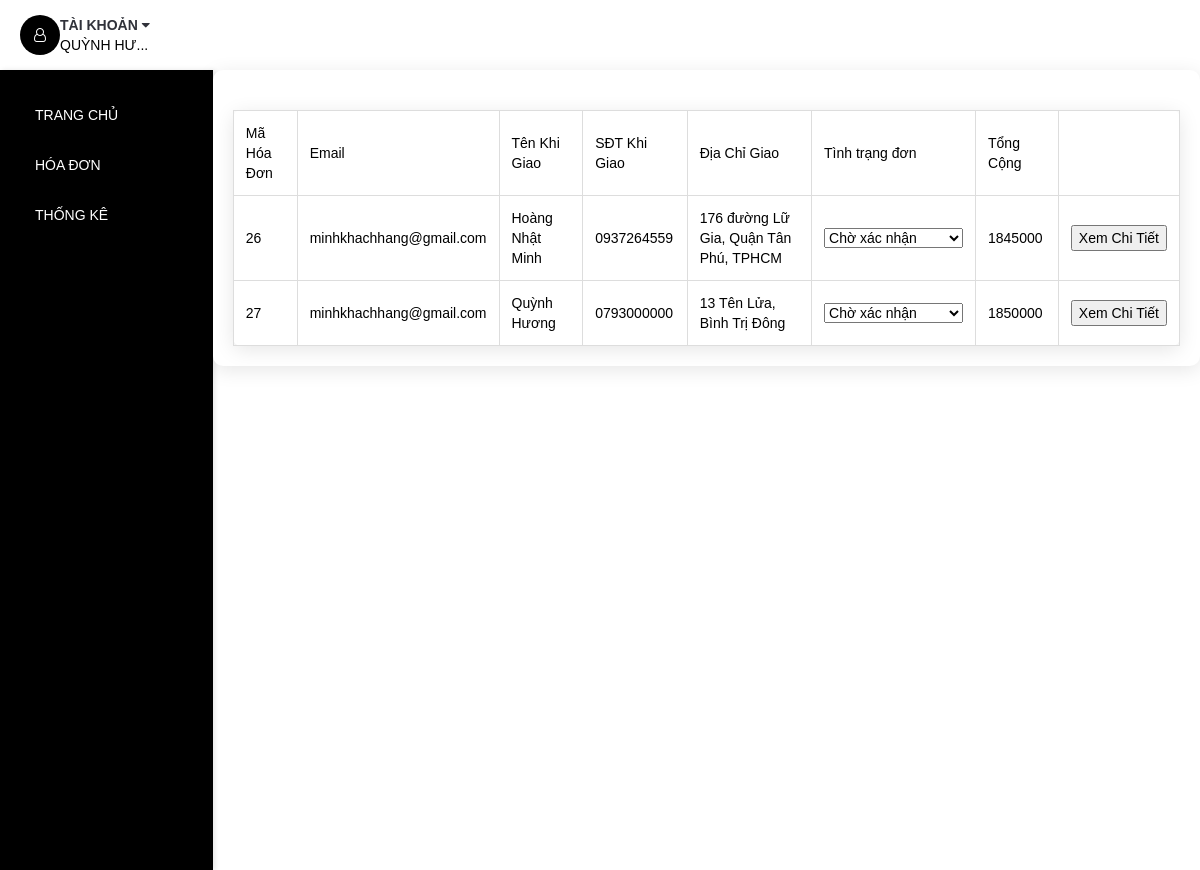
The app's page /admin/admin-invoice.php (signed in), older data.
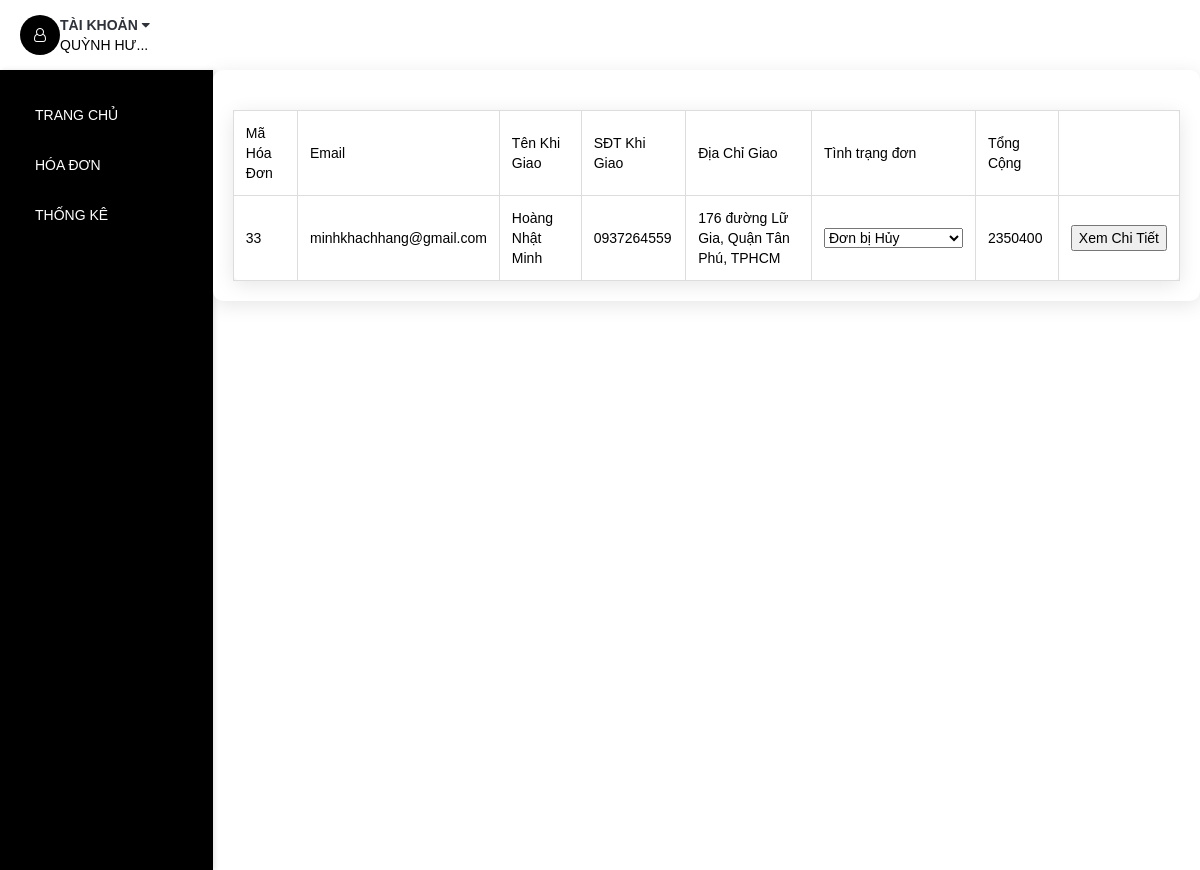
The same page, newer data.
### tables this page shows
CREATE TABLE `usr` (
  `Email` varchar(255) NOT NULL,
  `Passwd` varchar(40) NOT NULL,
  `UsrName` varchar(255) NOT NULL,
  `PhoneNo` varchar(12) NOT NULL,
  `Address` varchar(255) NOT NULL,
  `Blocked` tinyint(1) NOT NULL,
  `Authentication` varchar(20) NOT NULL
);

CREATE TABLE `invoice` (
  `InvoiceID` int(10) NOT NULL,
  `Email` varchar(255) NOT NULL,
  `UsrName` varchar(255) NOT NULL,
  `PhoneNo` varchar(12) NOT NULL,
  `Address` varchar(255) NOT NULL,
  `SubTotal` int(10) NOT NULL,
  `Ship` int(6) NOT NULL,
  `Discount` int(11) NOT NULL,
  `Total` int(10) NOT NULL,
  `DateInvoice` datetime NOT NULL,
  `Status` varchar(20) NOT NULL
);

### DataProvider.php (called while the page is built, shortened)
<?php
class DataProvider
{
	public static function executeQuery($sql)
	{
		require ('connectiondata.inc');
		if (!($connection = mysqli_connect($hostName,$username,$password,$databaseName)))
			die ("couldn't connect to localhost");
		mysqli_set_charset($connection, "utf8");
		$result = mysqli_query($connection, $sql);
		return $result;
	}
}
?>

### admin/admin-invoice.php (the view, shortened to what this page needs)
<!DOCTYPE html>
<html lang="vi">
<head>
	<link type="text/css" rel="stylesheet" href="../css/bootstrap.min.css" />
	<link type="text/css" rel="stylesheet" href="../css/slick.css" />
	<link type="text/css" rel="stylesheet" href="../css/slick-theme.css" />
	<link type="text/css" rel="stylesheet" href="../css/nouislider.min.css" />
	<link rel="stylesheet" href="../css/font-awesome.min.css">
	<link type="text/css" rel="stylesheet" href="../css/style.css" />
	<link type="text/css" rel="stylesheet" href="../css/extrastyle.css">
	<link type="text/css" rel="stylesheet" href="../css/adminbonus.css">
</head>
<body>
	<header>
		<?php
			if($_SESSION['isLogin']==1)
			{
				require_once('../DataProvider.php');
				$sql="SELECT * FROM Usr WHERE Email='".$_SESSION['username']."'";
				$Usr=DataProvider::executeQuery($sql);
				$rowUsr=mysqli_fetch_array($Usr,MYSQLI_BOTH);
			}
		?>
		<div id="header">
			<div class="container">
				<div class="pull-right">
					<ul class="header-btns">
						<?php include('php/account.php'); ?>
					</ul>
				</div>
			</div>
		</div>
	</header>
	<div class="section">
		<div class="container container-admin">
		<?php include('php/navigationInvoice.php'); ?>
			<div class="row row-admin">
				<div id="main" class="col-md-12">
					<table border=1>
						<tr>
							<td>Mã Hóa Đơn</td>
							<td>Email</td>
							<td>Tên Khi Giao</td>
							<td>SĐT Khi Giao</td>
							<td>Địa Chỉ Giao</td>
							<td>Tình trạng đơn</td>
							<td>Tổng Cộng</td>
							<td></td>
						</tr>
						<?php
							require_once('../DataProvider.php');
							$sql="SELECT * FROM Invoice";
							$rs=DataProvider::executeQuery($sql);
							while($row=mysqli_fetch_array($rs,MYSQLI_BOTH))
							{
								echo "<tr>";
								echo "<form id='Invoice' name='Invoice' action='admin-invoice-details.php' method='POST'>";
								echo "<td>".$row['InvoiceID']."</td>";
								echo "<td>".$row['Email']."</td>";
								echo "<td>".$row['UsrName']."</td>";
								echo "<td>".$row['PhoneNo']."</td>";
								echo "<td>".$row['Address']."</td>";
								echo "<td><select name='status' id='status' data-invoice-id='" . $row['InvoiceID'] . "'>";
								$statusOptions = ["Chờ xác nhận", "Đã tiếp nhận", "Đang giao hàng", "Hoàn tất đơn hàng ", "Đơn bị Hủy"];
								foreach ($statusOptions as $statusOption) {
									$selected = ($row['Status'] == $statusOption) ? 'selected' : 'Chờ xác nhận';
									echo "<option value='$statusOption' $selected>$statusOption</option>";
								}
								echo "</select></td>";
								echo "<td>".$row['Total']."</td>";
								echo "<td><input type='submit' name='btnSubmitInvoice' id='btnSubmitInvoice' value='Xem Chi Tiết'></td>";
								echo "</form>";
								echo "</tr>";
							}
						?>
					</table>
				</div>
			</div>
		</div>
	</div>
</body>
</html>

### admin/php/account.php (shortened to what this page needs)
<?php
    if($_SESSION['isLogin']==0)
    {
?>
<li class="header-account dropdown default-dropdown">
    <div class="dropdown-toggle" role="button" data-toggle="dropdown" aria-expanded="true">
        <div class="header-btns-icon">
            <i class="fa fa-user-o"></i>
        </div>
        <strong class="text-uppercase">Tài khoản <i class="fa fa-caret-down"></i></strong>
    </div>
    <a href="signin.php" class="text-uppercase">Đăng nhập</a>
    <ul class="custom-menu">
        <li><a href="signin.php"><i class="fa fa-unlock-alt"></i>Đăng nhập</a></li>
        <li><a href="signin.php"><i class="fa fa-user-plus"></i>Tạo tài khoản</a></li>
    </ul>
</li>
<?php
    }
    else
    {
?>
<li class="header-account dropdown default-dropdown">
    <div class="dropdown-toggle" role="button" data-toggle="dropdown" aria-expanded="true">
        <div class="header-btns-icon">
            <i class="fa fa-user-o"></i>
        </div>
        <strong class="text-uppercase">Tài khoản <i class="fa fa-caret-down"></i></strong>
    </div>
    <?php
        $UsrName=$rowUsr['UsrName'];
        if(strlen($UsrName)>9)
        $UsrName=mb_substr($UsrName,0,8,'UTF-8').'...';
        echo "<span class='text-uppercase'>$UsrName</span>";
    ?>
        <?php
            require_once('../DataProvider.php');
        ?>
</li>
<?php
    }
?>

### admin/php/navigationInvoice.php (shortened to what this page needs)
<div id="navigation">
    <div class="container">
        <div id="responsive-nav">
            <div class="menu-nav">
                <ul class="menu-list">
                    <li><a href="index.php">Trang chủ</a></li>
                    <li><a href="admin-invoice.php">Hóa Đơn</a></li>
                    <li><a href="admin-statistics.php">Thống Kê</a></li>
                </ul>
            </div>
        </div>
    </div>
</div>

### css/style.css (style rules this page uses)
body { font-family: 'Encode Sans Semi Condensed', sans-serif; font-family: 'Encode Sans Expanded', sans-serif; color: black; overflow-x: hidden; background-color: white; }
a { color: #30323A; -webkit-transition: 0.3s color; transition: 0.3s color; }
strong { color: #30323A; }
ul, ol { margin: 0; padding: 0; list-style: none }
.section { padding-top: 15px; padding-bottom: 30px; }
#header { top: 0; width: 100%; background-color: transparent; display: flex; align-items: center; justify-content: space-between; }
.pull-left, .pull-right { display: flex; align-items: center; }
.pull-right { margin: 0px 10px; }
.header-btns>li { display: inline-block; vertical-align: top; padding: 15px 10px; }
.header-btns>li .header-btns-icon { position: relative; float: left; width: 40px; height: 40px; line-height: 40px; text-align: center; color: white; border-radius: 20px; background-color: black; }
.header-btns .dropdown-toggle { display: block; cursor: pointer; }
#navigation .container { position: block; background-color: black; width: 100%; }
.menu-nav .menu-list>li { display: inline-block; }
.menu-nav .menu-list>li>a { display: block; padding: 15px; color: white; text-transform: uppercase; }

### css/adminbonus.css (style rules this page uses)
html, body { font-family: Arial, sans-serif; margin: 0; padding: 0px; height: 100%; overflow-x: hidden; }
.section { display: flex; padding: 0; }
.container { max-width: 100%; margin: 0; padding: 0; display: flex; flex: 1; height: 100%; }
#navigation { width: 250px; background-color: black; padding: 20px; box-shadow: 2px 0 5px rgba(0, 0, 0, 0.1); height: 100vh; position: sticky; top: 0; }
#main { flex: 1; padding: 20px; background-color: #fff; box-shadow: 0 4px 20px rgba(0, 0, 0, 0.1); overflow-y: auto; border-radius: 10px; width: 100%; }
table { width: 100%; border-collapse: collapse; margin-top: 20px; box-shadow: 0 4px 20px rgba(0, 0, 0, 0.1); border-radius: 8px; }
table, th, td { border: 1px solid #ddd; }
th, td { padding: 12px; text-align: left; font-family: 'Arial', sans-serif; }
.container-admin { width: 100%; }
.container-admin .row-admin { margin: 0; width: 100%; }
.container-admin #navigation .container { background-color: transparent; }
.container-admin .row-admin > div { box-shadow: 0 4px 15px rgba(0, 0, 0, 0.1); border-radius: 8px; padding: 15px; }
* { transition: all 0.3s ease; }

Row changes from the older to the newer data that the page shows:
removed invoice: InvoiceID "26", Email "minhkhachhang@gmail.com", UsrName "Hoàng Nhật Minh", PhoneNo "0937264559", Address "176 đường Lữ Gia, Quận Tân Phú, TPHCM", status "Chờ xác nhận", Total "1845000"
removed invoice: InvoiceID "27", Email "minhkhachhang@gmail.com", UsrName "Quỳnh Hương", PhoneNo "0793000000", Address "13 Tên Lửa, Bình Trị Đông", status "Chờ xác nhận", Total "1850000"
added invoice: InvoiceID "33", Email "minhkhachhang@gmail.com", UsrName "Hoàng Nhật Minh", PhoneNo "0937264559", Address "176 đường Lữ Gia, Quận Tân Phú, TPHCM", status "Đơn bị Hủy", Total "2350400"
